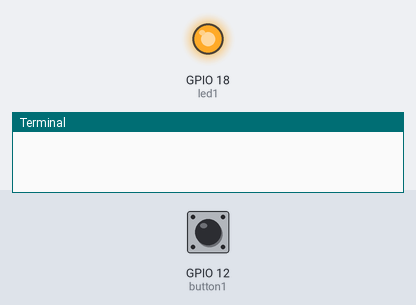
The program below on a simulated Raspberry Pi (BCM pin numbers). On the bench: output pins drawn as LEDs (lit = HIGH), the last lines printed to the terminal. Inputs (shaded band) come from the test bench; at power-on: GPIO 12 (button1) HIGH.

Above: at 1.2 s.
1.3 s: GPIO 12 (button1) pulled LOW for 0.15 s
At 2.61 s:
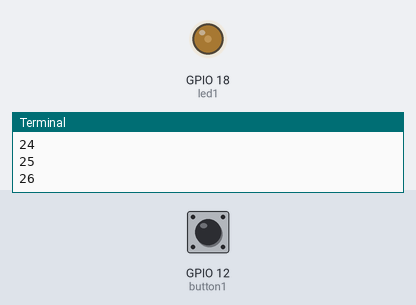
7.3 s: GPIO 12 (button1) pulled LOW for 1 s
At 8.26 s:
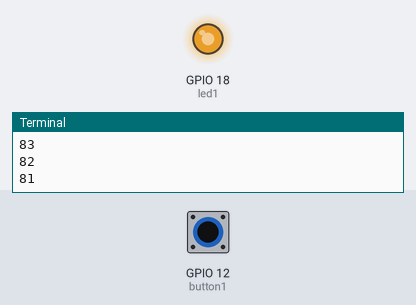
At 13.6 s:
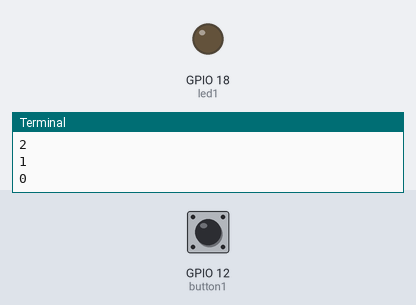
Timing chart, 0 to 15.1 s (numbered marks = the images above; inputs shaded):
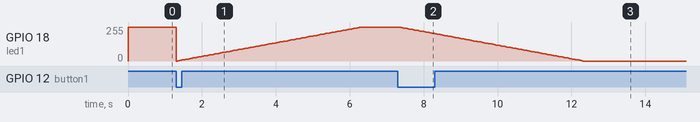

Measured:
- after the input at 7.3 s, GPIO 18 (led1): moves from 255/255 to 0/255 over 5.0 s, starting after 0.05 s

The program:

ledtest3.py
```python
#!/usr/bin/env python
import RPi.GPIO as gpio
from time import *

led1 = 18
button1 = 12
led1_status = False
button1_status = False

def setup():
	gpio.setmode(gpio.BCM)
	gpio.setup(led1, gpio.OUT)
	gpio.setup(button1, gpio.IN, pull_up_down=gpio.PUD_UP)

def switch(pwm_led):
	global led1_status
	if led1_status == False:
		led_up(pwm_led)
		led1_status = True
	else:
		led_down(pwm_led)
		led1_status = False

def loop():
	global button1_status
	pwm_led1 = gpio.PWM(led1, 500)
	pwm_led1.start(100)
	while True:
		if gpio.input(button1) == False:
			if button1_status == False:
				button1_status = True
				switch(pwm_led1)
				sleep(0.2)
		else:
			button1_status = False

def led_on(pin):
	gpio.output(pin, gpio.LOW)

def led_off(pin):
	gpio.output(pin, gpio.HIGH)

def led_up(pwm_led):
	for x in range(0, 101):
		pwm_led.ChangeDutyCycle(x)
		print(x)
		sleep(0.05)

def led_down(pwm_led):
	for x in range (0, 101):
		y = 100 - x
		pwm_led.ChangeDutyCycle(y)
		print(y)
		sleep(0.05)

def destroy():
	gpio.cleanup()

if __name__ == '__main__':
	setup()
	try:
		loop()
	except KeyboardInterrupt:
		destroy()
```
